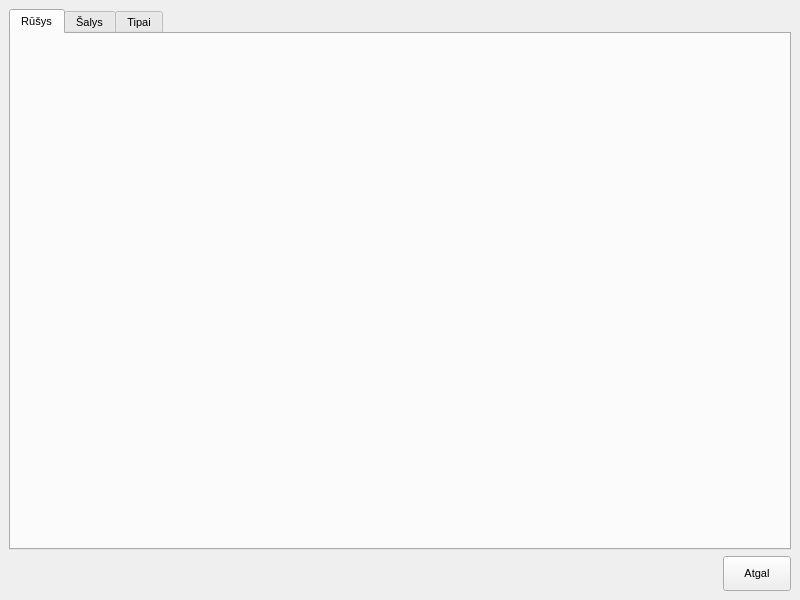
<?xml version="1.0" encoding="UTF-8"?>
<ui version="4.0">
 <class>BrandTabs</class>
 <widget class="QMainWindow" name="BrandTabs">
  <property name="geometry">
   <rect>
    <x>0</x>
    <y>0</y>
    <width>800</width>
    <height>600</height>
   </rect>
  </property>
  <property name="windowTitle">
   <string>Alaus tipai</string>
  </property>
  <property name="windowIcon">
   <iconset resource="Images.qrc">
    <normaloff>:/images/bok_title.png</normaloff>:/images/bok_title.png</iconset>
  </property>
  <widget class="QWidget" name="centralwidget">
   <layout class="QVBoxLayout" name="verticalLayout">
    <item>
     <widget class="QTabWidget" name="tabWidget">
      <property name="sizePolicy">
       <sizepolicy hsizetype="MinimumExpanding" vsizetype="MinimumExpanding">
        <horstretch>0</horstretch>
        <verstretch>9</verstretch>
       </sizepolicy>
      </property>
      <property name="font">
       <font>
        <pointsize>8</pointsize>
       </font>
      </property>
      <property name="tabPosition">
       <enum>QTabWidget::North</enum>
      </property>
      <property name="tabShape">
       <enum>QTabWidget::Rounded</enum>
      </property>
      <property name="currentIndex">
       <number>0</number>
      </property>
      <property name="iconSize">
       <size>
        <width>24</width>
        <height>24</height>
       </size>
      </property>
      <property name="elideMode">
       <enum>Qt::ElideNone</enum>
      </property>
      <property name="usesScrollButtons">
       <bool>false</bool>
      </property>
      <widget class="QWidget" name="tabBrands">
       <attribute name="icon">
        <iconset resource="Images.qrc">
         <normaloff>:/images/tab_beer_02.png</normaloff>:/images/tab_beer_02.png</iconset>
       </attribute>
       <attribute name="title">
        <string>Rūšys</string>
       </attribute>
       <layout class="QVBoxLayout" name="verticalLayout_2">
        <property name="spacing">
         <number>0</number>
        </property>
        <property name="margin">
         <number>0</number>
        </property>
       </layout>
      </widget>
      <widget class="QWidget" name="tabCountries">
       <attribute name="icon">
        <iconset resource="Images.qrc">
         <normaloff>:/images/tab_map_02.png</normaloff>:/images/tab_map_02.png</iconset>
       </attribute>
       <attribute name="title">
        <string>Šalys</string>
       </attribute>
       <layout class="QVBoxLayout" name="verticalLayout_3">
        <property name="spacing">
         <number>0</number>
        </property>
        <property name="margin">
         <number>0</number>
        </property>
        <item>
         <widget class="QListView" name="countryListView">
          <property name="sizePolicy">
           <sizepolicy hsizetype="Expanding" vsizetype="MinimumExpanding">
            <horstretch>0</horstretch>
            <verstretch>0</verstretch>
           </sizepolicy>
          </property>
          <property name="horizontalScrollBarPolicy">
           <enum>Qt::ScrollBarAlwaysOff</enum>
          </property>
         </widget>
        </item>
       </layout>
      </widget>
      <widget class="QWidget" name="tabTags">
       <attribute name="icon">
        <iconset resource="Images.qrc">
         <normaloff>:/images/tab_tag_02.png</normaloff>:/images/tab_tag_02.png</iconset>
       </attribute>
       <attribute name="title">
        <string>Tipai</string>
       </attribute>
       <layout class="QVBoxLayout" name="verticalLayout_4">
        <property name="spacing">
         <number>0</number>
        </property>
        <property name="margin">
         <number>0</number>
        </property>
        <item>
         <widget class="QListView" name="tagListView">
          <property name="horizontalScrollBarPolicy">
           <enum>Qt::ScrollBarAlwaysOff</enum>
          </property>
         </widget>
        </item>
       </layout>
      </widget>
     </widget>
    </item>
    <item>
     <layout class="QHBoxLayout" name="horizontalLayout">
      <item>
       <spacer name="horizontalSpacer">
        <property name="orientation">
         <enum>Qt::Horizontal</enum>
        </property>
        <property name="sizeHint" stdset="0">
         <size>
          <width>40</width>
          <height>20</height>
         </size>
        </property>
       </spacer>
      </item>
      <item>
       <widget class="QPushButton" name="btnClose">
        <property name="sizePolicy">
         <sizepolicy hsizetype="Minimum" vsizetype="Expanding">
          <horstretch>0</horstretch>
          <verstretch>0</verstretch>
         </sizepolicy>
        </property>
        <property name="minimumSize">
         <size>
          <width>0</width>
          <height>18</height>
         </size>
        </property>
        <property name="font">
         <font>
          <pointsize>8</pointsize>
         </font>
        </property>
        <property name="styleSheet">
         <string notr="true">#btnClose {
border-image:url(:/images/batonas.png);
padding:10px 20px 10px 20px;
}</string>
        </property>
        <property name="text">
         <string>Atgal</string>
        </property>
       </widget>
      </item>
     </layout>
    </item>
   </layout>
  </widget>
 </widget>
 <resources>
  <include location="Images.qrc"/>
 </resources>
 <connections/>
</ui>
